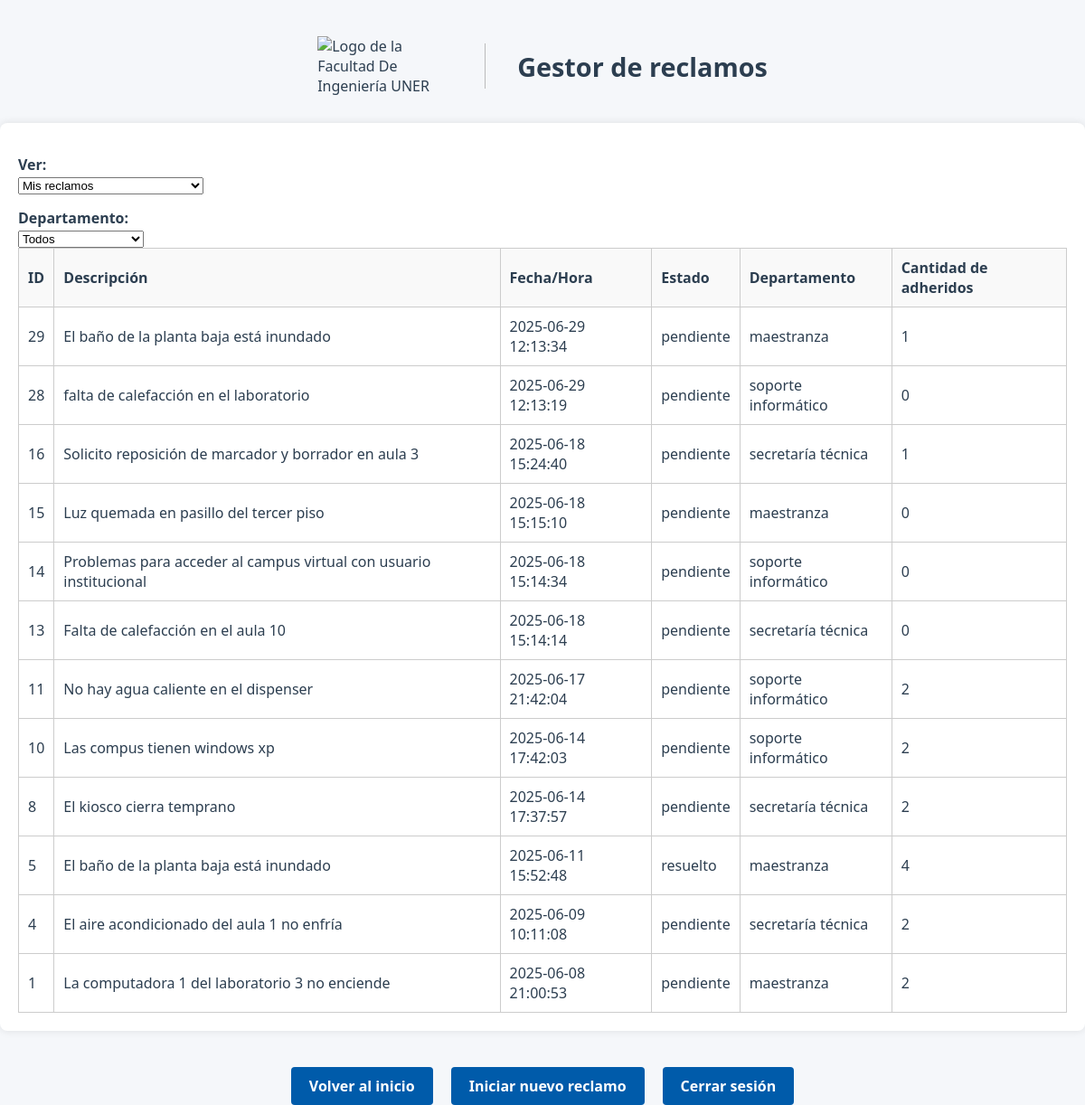
The page /listarReclamos (signed in) on the database its author committed.
### modules/modelosDTO.py (models this page shows, shortened)
class ModeloReclamo(Base):
    __tablename__ = 'Reclamos'
    id = Column(Integer(), primary_key=True, autoincrement=True)
    idUsuario = Column(Integer, ForeignKey('Usuarios.id'), nullable=False)
    fechaYHora = Column(String(50), nullable=False)  # Formato de fecha y hora
    estado = Column(String(20), nullable=False, default='pendiente')
    tiempoResolucion = Column(Integer, nullable=True, default=None)
    departamento = Column(String(20), nullable=False)
    numeroAdheridos = Column(Integer, nullable=False, default=0)
    descripcion = Column(Text, nullable=False)
    imagen = Column(String(255), nullable=True)
    usuariosAdheridos = relationship(
        "ModeloUsuario",
        secondary=asociacion_usuarios_adheridos,
        backref="reclamosAdheridos"
    ) #como definimos backref no hace falta poner la relacion inversa

### server.py (the view)
@app.route("/listarReclamos", methods=["GET", "POST"])
@login_required
def listarReclamos():
    username = current_user.nombre
    idUsuario = current_user.id
    filtroUsuario = request.form.get("filtroUsuario", "mios")
    filtroDepartamento = request.form.get("filtroDepartamento", "todos")
    if filtroUsuario == "todos":
        reclamosFiltrados = repoReclamo.obtenerRegistrosFiltro("estado", "pendiente")
    elif filtroUsuario == "mios":
        reclamosMios = repoReclamo.obtenerRegistrosFiltro("idUsuario", idUsuario)
        todosReclamos = repoReclamo.obtenerRegistrosTotales()
        reclamosAdheridos = [r for r in todosReclamos if idUsuario in r.usuariosAdheridos]
        reclamosFiltrados = list({r.id: r for r in reclamosMios + reclamosAdheridos}.values())
    if filtroDepartamento != "todos":
        reclamosFiltrados = [
            r for r in reclamosFiltrados if r.departamento == filtroDepartamento
        ]
    reclamosFiltrados = sorted(reclamosFiltrados, key=lambda r: r.id, reverse=True)
    return render_template(
        "listarReclamos.html",
        reclamos=reclamosFiltrados,
        username=username,
        idUsuario=idUsuario,
        filtro_usuario=filtroUsuario
    )

### modules/gestorLogin.py (called while the page is built)
    def __cargarUsuarioActual(self, idUsuario):
        usuario = self.__gestorUsuarios.cargarUsuario(idUsuario)
        if usuario:
            return FlaskLoginUser(usuario)
        return None

### modules/gestorUsuarios.py (called while the page is built)
    def cargarUsuario(self, idUsuario):
        registro = self.__repo.obtenerRegistroFiltro("id", idUsuario) #devuelve un objeto Usuario o None
        return registro.to_dict() if registro else None

### modules/reclamo.py (called while the page is built)
    @property
    def id(self):
        return self.__id

    @property
    def fechaYHora(self):
        return self.__fechaYHora

    @property
    def estado(self):
        return self.__estado

    @property
    def departamento(self):
        return self.__departamento

    @property
    def numeroAdheridos(self):
        return self.__numeroAdheridos

    @property
    def descripcion(self):
        return self.__descripcion

    @property
    def usuariosAdheridos(self):
        return self.__usuariosAdheridos

### modules/repositorioConcretoBD.py (called while the page is built)
    def obtenerRegistroFiltro(self, filtro, valor):
        modeloUsuario = self.__session.query(ModeloUsuario).filter_by(**{filtro:valor}).first()
        return self.__map_modelo_a_usuario(modeloUsuario) if modeloUsuario else None

    def __map_modelo_a_usuario(self, modeloUsuario: ModeloUsuario):
        return Usuario(
            id=modeloUsuario.id,  # Asumiendo que el modelo tiene un campo id
            nombre=modeloUsuario.nombre,
            apellido=modeloUsuario.apellido,
            email=modeloUsuario.email,
            nombreUsuario=modeloUsuario.nombreUsuario,
            rol=modeloUsuario.rol,
            password=modeloUsuario.password
        )

    def obtenerRegistrosFiltro(self, filtro, valor):
        if isinstance(valor, list) and len(valor) > 0:
            valor = valor[0]
        modeloReclamo = self.__session.query(ModeloReclamo).filter_by(**{filtro: valor}).all()
        if modeloReclamo:
            return [self.__map_modelo_a_reclamo(reclamo) for reclamo in modeloReclamo]
        return []

    def obtenerRegistrosTotales(self):
        modeloReclamo = self.__session.query(ModeloReclamo).all()
        return [self.__map_modelo_a_reclamo(reclamo) for reclamo in modeloReclamo]

### modules/usuario.py (called while the page is built)
    @property
    def id(self):
        return self.__id

    @property
    def nombre(self):
        return self.__nombre

    @property
    def apellido(self):
        return self.__apellido

    @property
    def email(self):
        return self.__email

    @property
    def nombreUsuario(self):
        return self.__nombreUsuario

### templates/listarReclamos.html (shortened to what this page needs)
<!DOCTYPE html>
<html lang="es">
<head>
    <link rel="stylesheet" href="{{ url_for('static', filename='style.css') }}">
</head>
<body>
    <div class="header">
        <img src="{{ url_for('static', filename='logoFiuner.png') }}" alt="Logo de la Facultad De Ingeniería UNER" class="logo" width="150" height="50">
        <h1>Gestor de reclamos</h1>
    </div>
<div class="tabla-reclamos">
    <form method="post" action="{{ url_for('listarReclamos') }}">
        <div class="filtros-superiores">
            <label for="filtroUsuario">Ver:</label>
            <select name="filtroUsuario" onchange="this.form.submit()">
                <option value="mios" {% if request.form.get('filtroUsuario') == 'mios' %}selected{% endif %}>Mis reclamos</option>
            </select>
            <label for="filtroDepartamento">Departamento:</label>
            <select name="filtroDepartamento" onchange="this.form.submit()">
                <option value="todos" {% if request.form.get('filtroDepartamento') == 'todos' %}selected{% endif %}>Todos</option>
            </select>
        </div>
    </form>
    <table>
        <thead>
            <tr>
                <th>ID</th>
                <th>Descripción</th>
                <th>Fecha/Hora</th>
                <th>Estado</th>
                <th>Departamento</th>
                <th>Cantidad de adheridos</th>
            </tr>
        </thead>
        <tbody>
            {% if reclamos %}
                {% for reclamo in reclamos %}
                    <tr>
                        <td>{{ reclamo.id }}</td>
                        <td>{{ reclamo.descripcion }}</td>
                        <td>{{ reclamo.fechaYHora }}</td>
                        <td>{{ reclamo.estado }}</td>
                        <td>{{ reclamo.departamento }}</td>
                        <td>{{ reclamo.numeroAdheridos }}</td>
                    </tr>
                {% endfor %}
            {% else %}
                <tr>
                    <td colspan="7" style="text-align: center;">No hay reclamos para mostrar.</td>
                </tr>
            {% endif %}
        </tbody>
    </table>
</div>
    <div class="botones">
        <a href="{{ url_for('bienvenido') }}" class="btn-registro">Volver al inicio</a>
        <a href="{{ url_for('crearReclamos') }}" class="btn-registro">Iniciar nuevo reclamo</a>
        <a href="{{ url_for('logout') }}" class="btn-registro">Cerrar sesión</a>
    </div>
</body>
</html>

### static/style.css (style rules this page uses)
.header { display: flex; align-items: center; justify-content: center; gap: 20px; margin-top: 40px; padding: 0 20px; text-align: left; flex-wrap: wrap; }
body { font-family: 'Segoe UI', 'Roboto', 'Helvetica Neue', sans-serif; background-color: #f5f7fa; color: #2c3e50; margin: 0; padding: 0; min-height: 100vh; }
.logo { width: 150px; height: auto; }
h1 { font-size: 1.8em; color: #2c3e50; margin: 0; }
.btn-registro, .links { display: inline-block; padding: 10px 20px; background-color: #005baa; color: #fff !important; border: none; border-radius: 4px; text-decoration: none; font-weight: bold; margin-top: 10px; transition: background 0.2s; cursor: pointer; }
form { background-color: transparent; padding: 0; margin-top: 0; border-radius: 0; box-shadow: none; width: 100%; max-width: none; }
label { display: block; margin-top: 15px; font-weight: 600; }
.botones { display: flex; gap: 20px; flex-wrap: wrap; justify-content: center; margin-top: 20px; }
.tabla-reclamos { background-color: white; width: 100%; padding: 20px; box-sizing: border-box; border-radius: 8px; box-shadow: 0 0 10px rgba(0,0,0,0.1); margin-top: 30px; }
.tabla-reclamos table { width: 100%; border-collapse: collapse; }
.tabla-reclamos th, .tabla-reclamos td { padding: 10px; border: 1px solid #ccc; text-align: left; }
.tabla-reclamos thead { background-color: #f9f9f9; }
.botones { margin-top: 30px; text-align: center; }
.header { display: flex; align-items: center; gap: 15px; margin-bottom: 20px; }

### rows shown on the page
ModeloReclamo: id "29", descripcion "El baño de la planta baja está inundado", fechaYHora "2025-06-29 12:13:34", estado "pendiente", departamento "maestranza", numeroAdheridos "1"
ModeloReclamo: id "28", descripcion "falta de calefacción en el laboratorio", fechaYHora "2025-06-29 12:13:19", estado "pendiente", departamento "soporte informático", numeroAdheridos "0"
ModeloReclamo: id "16", descripcion "Solicito reposición de marcador y borrador en aula 3", fechaYHora "2025-06-18 15:24:40", estado "pendiente", departamento "secretaría técnica", numeroAdheridos "1"
ModeloReclamo: id "15", descripcion "Luz quemada en pasillo del tercer piso", fechaYHora "2025-06-18 15:15:10", estado "pendiente", departamento "maestranza", numeroAdheridos "0"
ModeloReclamo: id "14", descripcion "Problemas para acceder al campus virtual con usuario institucional", fechaYHora "2025-06-18 15:14:34", estado "pendiente", departamento "soporte informático", numeroAdheridos "0"
ModeloReclamo: id "13", descripcion "Falta de calefacción en el aula 10", fechaYHora "2025-06-18 15:14:14", estado "pendiente", departamento "secretaría técnica", numeroAdheridos "0"
ModeloReclamo: id "11", descripcion "No hay agua caliente en el dispenser", fechaYHora "2025-06-17 21:42:04", estado "pendiente", departamento "soporte informático", numeroAdheridos "2"
ModeloReclamo: id "10", descripcion "Las compus tienen windows xp", fechaYHora "2025-06-14 17:42:03", estado "pendiente", departamento "soporte informático", numeroAdheridos "2"
ModeloReclamo: id "8", descripcion "El kiosco cierra temprano", fechaYHora "2025-06-14 17:37:57", estado "pendiente", departamento "secretaría técnica", numeroAdheridos "2"
ModeloReclamo: id "5", descripcion "El baño de la planta baja está inundado", fechaYHora "2025-06-11 15:52:48", estado "resuelto", departamento "maestranza", numeroAdheridos "4"
ModeloReclamo: id "4", descripcion "El aire acondicionado del aula 1 no enfría", fechaYHora "2025-06-09 10:11:08", estado "pendiente", departamento "secretaría técnica", numeroAdheridos "2"
ModeloReclamo: id "1", descripcion "La computadora 1 del laboratorio 3 no enciende", fechaYHora "2025-06-08 21:00:53", estado "pendiente", departamento "maestranza", numeroAdheridos "2"
